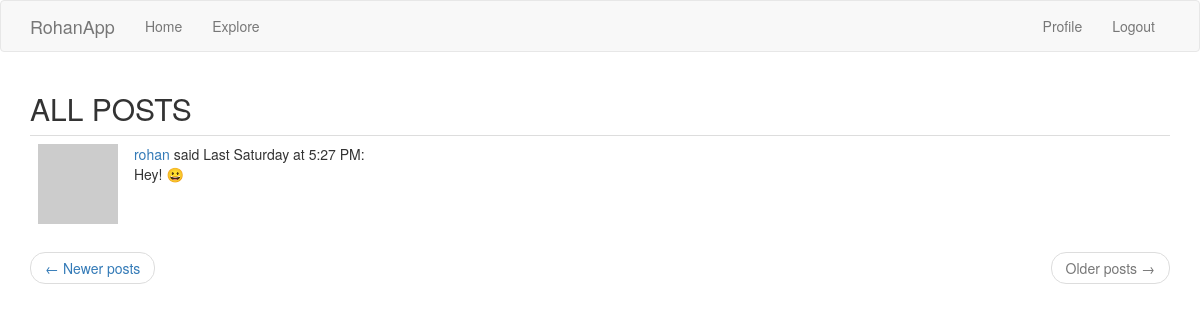
/explore?page=3 (signed in), run on the app's committed database.
### app/models.py (models this page shows, shortened)
class Post(db.Model):
    id = db.Column(db.Integer, primary_key=True)
    body = db.Column(db.String(140))
    timestamp = db.Column(db.DateTime, index=True, default=datetime.utcnow) # datetime.utcnow, NOT datetime.utcnow()
    user_id = db.Column(db.Integer, db.ForeignKey('user.id'))
    language = db.Column(db.String(5))

class User(UserMixin, db.Model):
    id = db.Column(db.Integer, primary_key=True)
    username = db.Column(db.String(64), index=True, unique=True)
    email = db.Column(db.String(120), index=True, unique=True)
    password_hash = db.Column(db.String(128))
    posts = db.relationship('Post', backref='author', lazy='dynamic') # u.posts, p.author(s)
    about_me = db.Column(db.String(140))
    last_seen = db.Column(db.DateTime, default=datetime.utcnow)
    followed = db.relationship('User', secondary=followers,
        primaryjoin=(followers.c.follower_id == id), # LEFT # why isn't it just followers.follower_id ?
        secondaryjoin=(followers.c.followed_id == id), # RIGHT
        backref=db.backref('followers', lazy='dynamic'), lazy='dynamic')
    def avatar(self, size):
        digest = md5(self.email.lower().encode('utf-8')).hexdigest() # .encode('utf-8') converts email string to bytes
        return 'https://www.gravatar.com/avatar/{}?d=identicon&s={}'.format(digest, size)

### app/main/routes.py (the view)
@bp.route('/explore')
@login_required
def explore():
    page = request.args.get('page', 1, type=int) # "page" as opposed to "next" in URL
    posts = Post.query.order_by(Post.timestamp.desc()).paginate(
        page, current_app.config['POSTS_PER_PAGE'], False) # False means return empty if out of range, not 404
    next_url = url_for('main.explore', page=posts.next_num) if posts.has_next else None
    prev_url = url_for('main.explore', page=posts.prev_num) if posts.has_prev else None
    return render_template('explore.html', title='Explore', posts=posts.items, next_url=next_url, prev_url=prev_url)

### app/main/routes.py (called while the page is built)
@bp.before_app_request # executed just before any view function
def before_request():
    if current_user.is_authenticated:
        current_user.last_seen = datetime.utcnow() # .strftime('%m/%d/%Y %I:%M:%S %p')
        db.session.commit()
        g.locale = str(get_locale())

### app/models.py (called while the page is built)
@login.user_loader
def load_user(id):
    return User.query.get(int(id))

### app/templates/explore.html
{% extends "base.html" %}
{% block app_content %}
    <h2>ALL POSTS</h2>
    {% for post in posts %}
        {% include '_post.html' %}
    {% endfor %}
    <nav aria-label="...">
        <ul class="pager">
            <li class="previous{% if not prev_url %} disabled{% endif %}">
                <a href="{{ prev_url or '#' }}">
                    <span aria-hidden="true">&larr;</span> Newer posts
                </a>
            </li>
            <li class="next{% if not next_url %} disabled{% endif %}">
                <a href="{{ next_url or '#' }}">
                    Older posts <span aria-hidden="true">&rarr;</span>
                </a>
            </li>
        </ul>
    </nav>
{% endblock %}

### app/templates/_post.html (shortened to what this page needs)
<table class="table table-hover">
    <tr>
        <td width="70px">
            <a href="{{ url_for('main.user', username=post.author.username) }}">
                <img src="{{ post.author.avatar(70) }}" />
            </a>
        </td>
        <td>
            <a href="{{ url_for('main.user', username=post.author.username) }}">{{ post.author.username }}</a>
            said {{ moment(post.timestamp).calendar() }}:
            <br>
            <span id="post{{ post.id }}">{{ post.body }}</span>
        </td>
    </tr>
</table>

### data on the page
Post: author.username "rohan", timestamp "Last Saturday at 5:27 PM", body "Hey! 😀"
